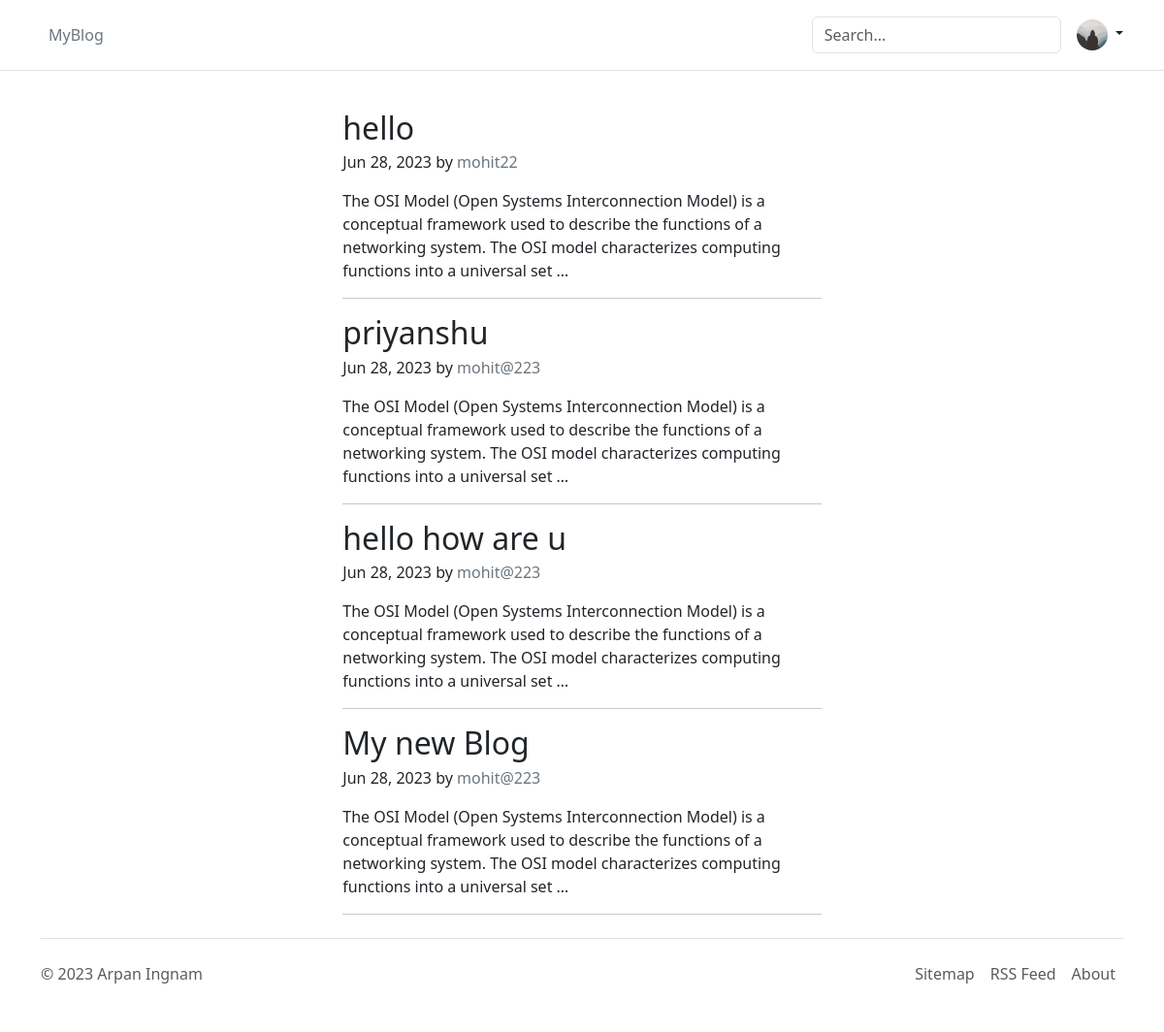
Screenshot of /blog/search/ (signed in) with the database file from the repository.
### accounts/models.py (models this page shows, shortened)
class CustomUser(AbstractUser):
    pass

class Profile(models.Model):
    user = models.OneToOneField(settings.AUTH_USER_MODEL, on_delete=models.CASCADE)
    image = models.ImageField(default="default.jpg", upload_to="Profile Pictures/")

### blogs/models.py (models this page shows, shortened)
class Post(models.Model):
    class Status(models.TextChoices):
        DRAFT = "DF", "Draft"
        PUBLISHED = "PB", "Published"
    title = models.CharField(max_length=250)
    slug = models.SlugField(max_length=250, unique_for_date="publish")
    body = models.TextField()
    publish = models.DateTimeField(default=timezone.now)
    status = models.CharField(
        max_length=2,
        choices=Status.choices,
        default=Status.DRAFT,
    )
    author = models.ForeignKey(
        settings.AUTH_USER_MODEL,
        on_delete=models.CASCADE,
        related_name="blog_posts",
    )
    created = models.DateTimeField(auto_now_add=True)
    updated = models.DateTimeField(auto_now=True)
    objects = models.Manager()  # default Manager
    published = PublishedManager()  # custom Manager
    class Meta:
        ordering = ["-publish"]
        indexes = [
            models.Index(fields=["-publish"]),
        ]
    def get_absolute_url(self):
        return reverse("blogs:post_detail", kwargs={"post_slug": self.slug})

### blogs/views.py (the view)
# urls.py: path("search/", views.search_form, name="search"),
def search_form(request):
    if request.GET.get("q") == None:
        q = ""
    else:
        q = request.GET.get("q")
    results = Post.objects.filter(title__icontains=q)
    return render(request, "blogs/search.html", {"results": results})

### blogs/templates/blogs/search.html
{% extends 'base.html' %}
{% block content %}
<div class="g-5 pt-4">
  <div class="container col-md-8">
    {% for post in results %}
    <article class="blog-post">
      <h2 class="blog-post-title mb-1">
        <a
          class="text-decoration-none text-dark"
          href="{{ post.get_absolute_url }}"
        >
          {{ post.title }}
        </a>
      </h2>
      <p class="blog-post-meta">
        {{ post.publish|date:'M j, o' }} by
        <a
          class="text-decoration-none text-secondary"
          href="{% url 'blogs:user_posts' post.author.username %}"
        >
          {{ post.author }}
        </a>
      </p>
      <p>{{ post.body|truncatewords:30 }}</p>
      <hr />
    </article>
    {% endfor %}
  </div>
</div>
{% endblock content %}

### templates/header.html (shortened to what this page needs)
<header class="p-3 mb-3 border-bottom">
  <div class="container">
    <div
      class="d-flex flex-wrap align-items-center justify-content-center justify-content-lg-start"
    >
      <ul class="nav col-12 col-lg-auto me-lg-auto mb-2 justify-content-center mb-md-0">
        <li>
          <a href="{% url 'post_list' %}" class="nav-link px-2 link-secondary"
            >MyBlog
          </a>
        </li>
      </ul>
      <form class="col-12 col-lg-auto mb-3 mb-lg-0 me-lg-3" action="{% url 'blogs:search' %}" method="get">
        <input name="q" class="form-control" placeholder="Search..." aria-label="Search"/>
      </form>
      {% if request.user.is_authenticated %}
      <div class="dropdown text-end">
        <a
          href="#"
          class="d-block link-dark text-decoration-none dropdown-toggle"
          data-bs-toggle="dropdown"
          aria-expanded="false"
        >
          <img
            src="{{ request.user.profile.image.url }}"
            alt="mdo"
            width="32"
            height="32"
            class="rounded-circle"
          />
        </a>
      </div>
      {% endif %}
    </div>
  </div>
</header>

### rows the page displays
CustomUser: user.profile.image (placeholder picture)
Post: title "hello", publish "Jun 28, 2023", author "mohit22", body "The OSI Model (Open Systems Interconnection Model) is a conceptual framework used to describe the functions of a networking system. The OSI model characterizes computing functions into a universal set …"
Post: title "priyanshu", publish "Jun 28, 2023", author "mohit@223", body "The OSI Model (Open Systems Interconnection Model) is a conceptual framework used to describe the functions of a networking system. The OSI model characterizes computing functions into a universal set …"
Post: title "hello how are u", publish "Jun 28, 2023", author "mohit@223", body "The OSI Model (Open Systems Interconnection Model) is a conceptual framework used to describe the functions of a networking system. The OSI model characterizes computing functions into a universal set …"
Post: title "My new Blog", publish "Jun 28, 2023", author "mohit@223", body "The OSI Model (Open Systems Interconnection Model) is a conceptual framework used to describe the functions of a networking system. The OSI model characterizes computing functions into a universal set …"
